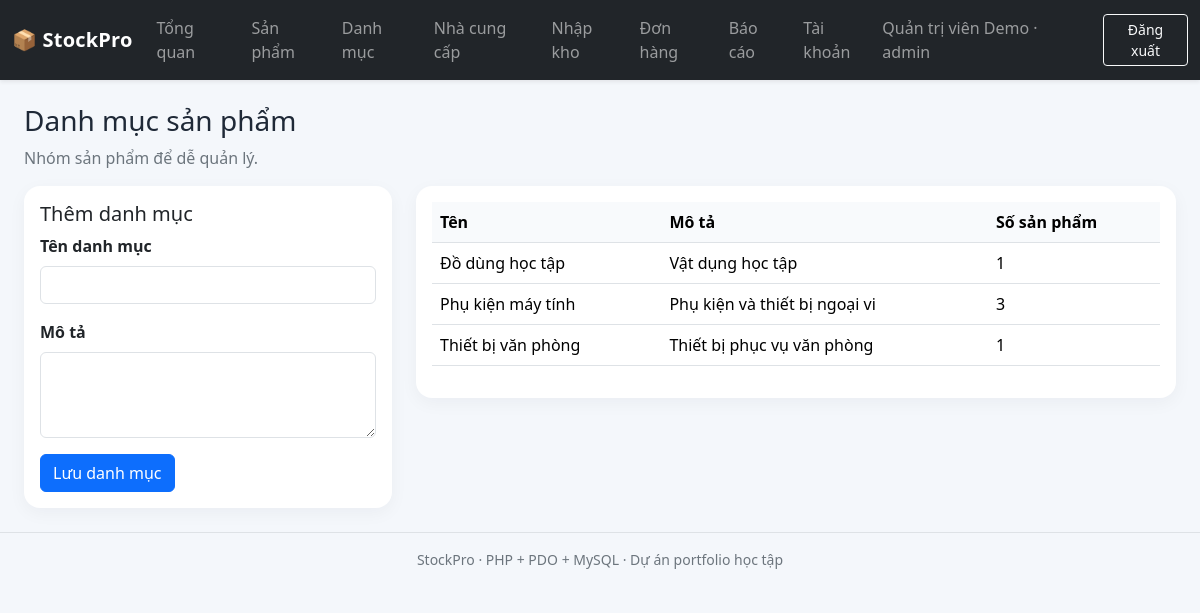
The app's page /public/categories.php (signed in) with its own data.
### tables this page shows
CREATE TABLE categories (
 id BIGINT UNSIGNED AUTO_INCREMENT PRIMARY KEY,
 name VARCHAR(100) NOT NULL UNIQUE,
 description VARCHAR(255) NULL,
 created_at TIMESTAMP NOT NULL DEFAULT CURRENT_TIMESTAMP
);

### app/helpers.php (called while the page is built, shortened)
<?php
function e(mixed $value): string {
    return htmlspecialchars((string)$value, ENT_QUOTES | ENT_SUBSTITUTE, 'UTF-8');
}

### public/categories.php (the view, shortened to what this page needs)
<?php
require_once __DIR__.'/../config/config.php';require_once __DIR__.'/../app/helpers.php';require_login();require_role('admin','staff');$pdo=db();
$rows=$pdo->query('SELECT c.*,COUNT(p.id) product_count FROM categories c LEFT JOIN products p ON p.category_id=c.id AND p.is_active=1 GROUP BY c.id ORDER BY c.name')->fetchAll();$pageTitle='Danh mục';require __DIR__.'/../app/layout/header.php';?>
<div class="page-heading mb-3"><div><h1 class="h3">Danh mục sản phẩm</h1><p class="text-secondary mb-0">Nhóm sản phẩm để dễ quản lý.</p></div></div><div class="row g-4"><div class="col-12 col-lg-4"><div class="card"><div class="card-body"><h2 class="h5">Thêm danh mục</h2><form method="post"><input type="hidden" name="csrf_token" value="<?= e(csrf_token()) ?>"><div class="mb-3"><label class="form-label">Tên danh mục</label><input name="name" class="form-control" required></div><div class="mb-3"><label class="form-label">Mô tả</label><textarea name="description" class="form-control" rows="3"></textarea></div><button class="btn btn-primary">Lưu danh mục</button></form></div></div></div><div class="col-12 col-lg-8"><div class="card"><div class="card-body"><div class="table-responsive"><table class="table"><thead><tr><th>Tên</th><th>Mô tả</th><th>Số sản phẩm</th></tr></thead><tbody><?php foreach($rows as $r):?><tr><td><?=e($r['name'])?></td><td><?=e($r['description'])?></td><td><?= (int)$r['product_count'] ?></td></tr><?php endforeach;?></tbody></table></div></div></div></div></div><?php require __DIR__.'/../app/layout/footer.php';?>

### public/assets/app.css (style rules this page uses)
body { background:#f4f7fb;color:#1f2937 }
.page-heading { display:flex;align-items:center;justify-content:space-between;gap:1rem;flex-wrap:wrap }
.card { border:0;border-radius:1rem;box-shadow:0 5px 18px rgba(22,34,51,.045) }
.table thead th { white-space:nowrap;background:#f8fafc }
.table td { vertical-align:middle }
.form-label { font-weight:600 }

### records on screen
categories: name "Đồ dùng học tập", description "Vật dụng học tập", product_count "1"
categories: name "Phụ kiện máy tính", description "Phụ kiện và thiết bị ngoại vi", product_count "3"
categories: name "Thiết bị văn phòng", description "Thiết bị phục vụ văn phòng", product_count "1"

### other values on screen
$user['full_name'] "Quản trị viên Demo"
$user['role'] "admin"
